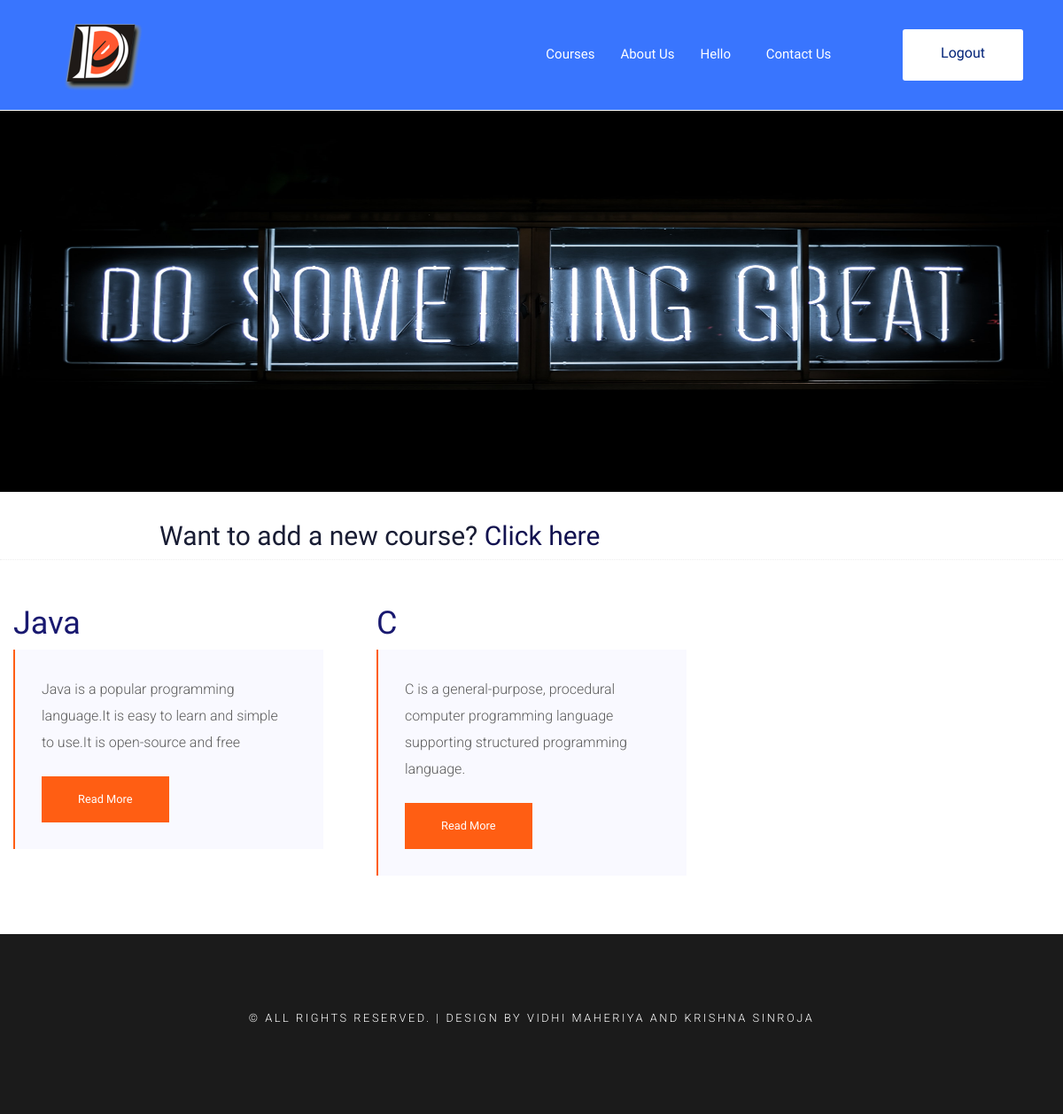
The page /courselist/courses (signed in) on the database as committed earlier.
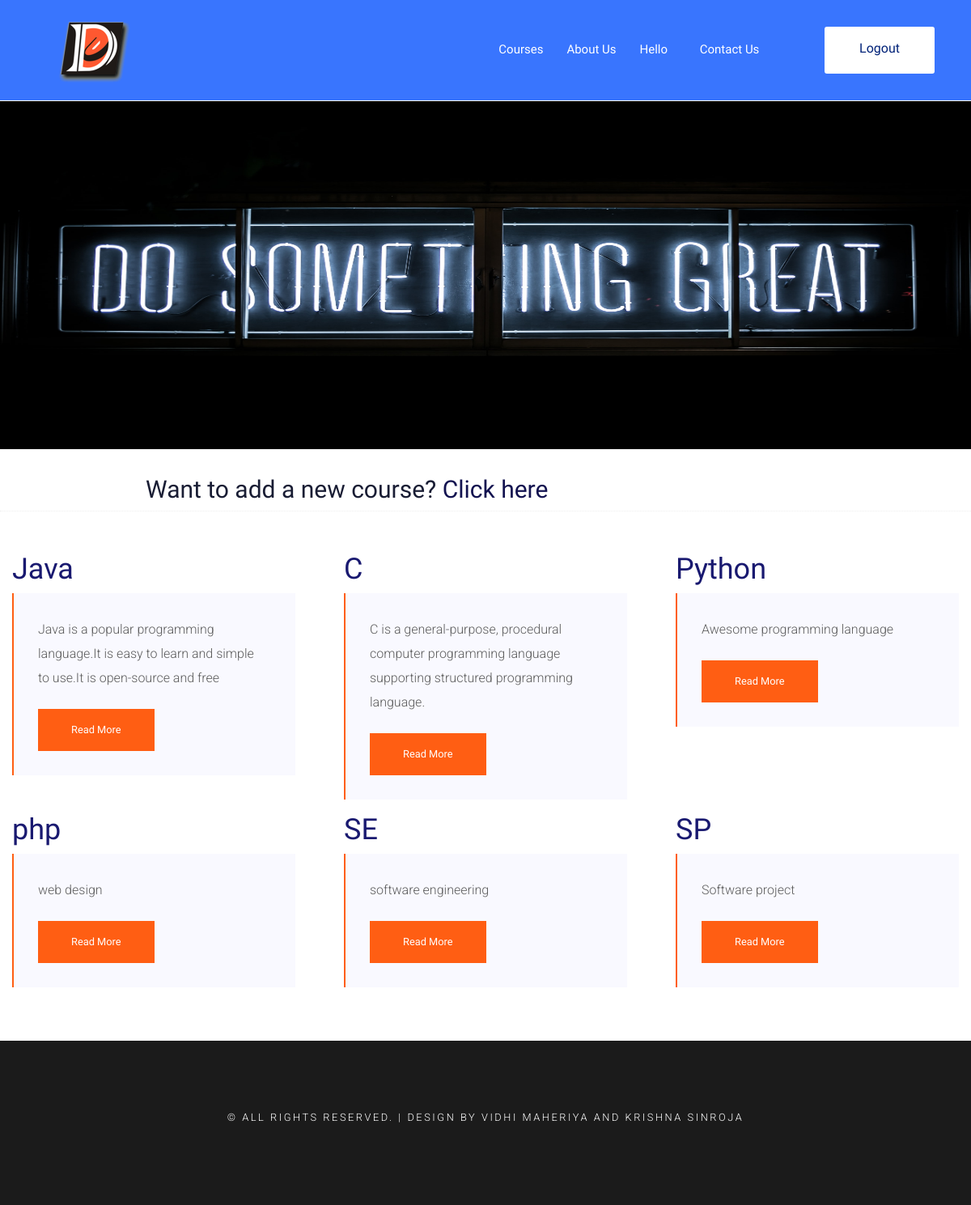
The same page on the database as committed later.
### courselist/models.py (models this page shows)
class Course(models.Model):
    name = models.CharField(max_length=50)
    desc = models.CharField(max_length=100)

### courselist/views.py (the view)
# urls.py: path("courses",views.courses,name='courses'),
@login_required
def courses(request):
    c = Course.objects.all()
    return render(request,'courses.html',{'c':c})

### templates/courses.html
{% extends 'base.html' %}
{% block content %}
{% load static %}
<div>
	<img src="{% static 'images/try3.jpg' %}" style="width: 100%; height:430px; margin-top:125px;">
</div>
{% if user.is_staff %}
<div style="margin-left: 180px; padding-top:2em; color: #121250;">
	<h2>Want to add a new course?
		<a href="add_courses" style="color: #121250"> Click here</a></h2>
</div>
{% endif %}
</div>
<div class="section-top-border">
	<div class="row">
		<table>
		{% for course in c %}
		<tr>
			<div class="col-md-4">
						<div class="single-defination">
		<div class="col-lg-12">
			<h1 class="mb-20" style="color:midnightblue">{{course.name}}</h1>
			<blockquote class="generic-blockquote">
				<p>{{course.desc}}</p>
				<div class="button-group-area mt-40">
					<a href="display" name="{{course.name}}"><button class="genric-btn primary e-large" >Read More</button></a>
				</div>
			</blockquote>
		</div>
		</div>
		</div>
	</tr>
		{% endfor %}
	</table>
	</div>
</div>
{% endblock %}

Rows that differ between the two databases and show on the page:
added Course: name "Python", desc "Awesome programming language"
added Course: name "php", desc "web design"
added Course: name "SE", desc "software engineering"
added Course: name "SP", desc "Software project"
